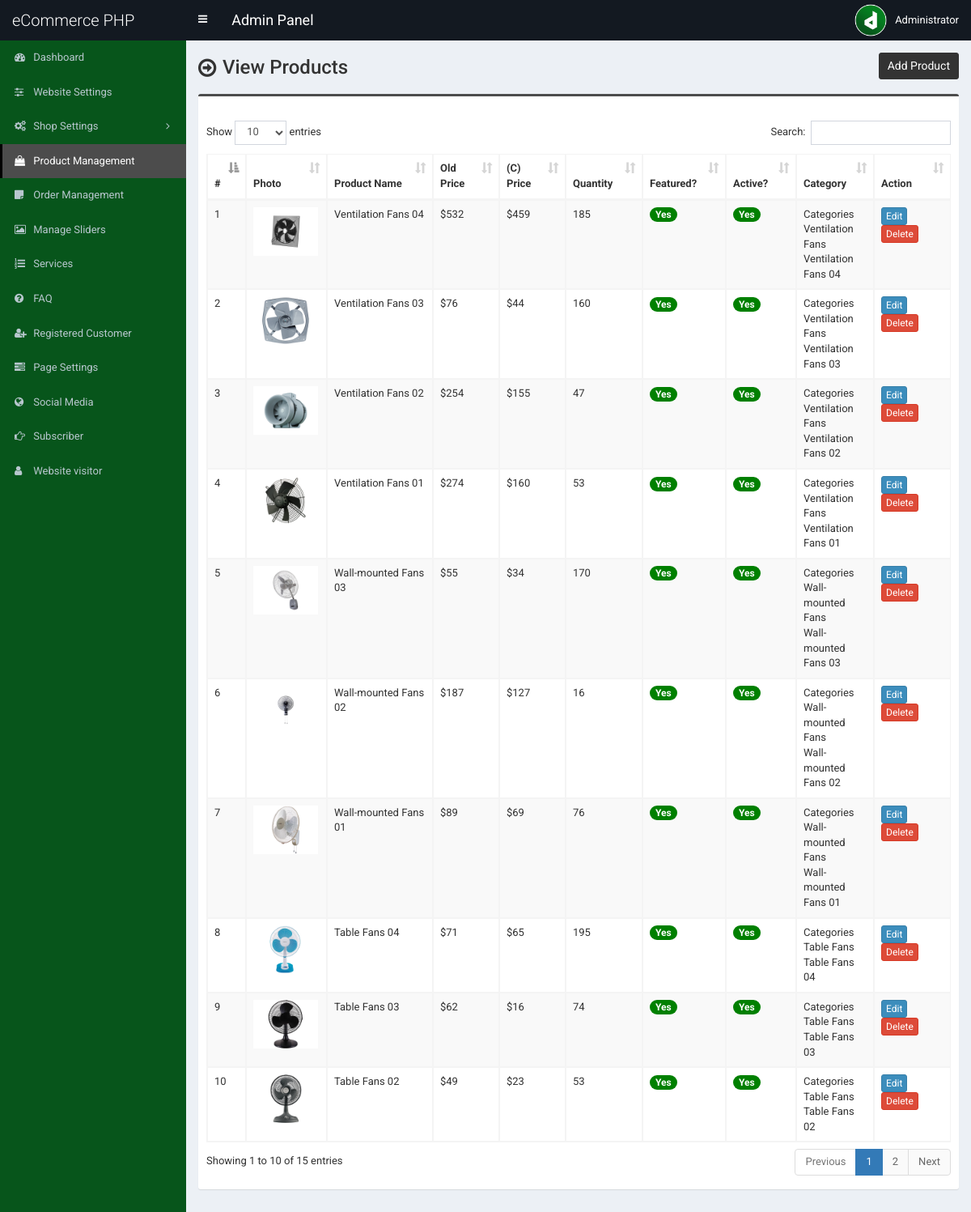
Screenshot of /admin/product.php (signed in) with the database file from the repository.
### tables this page shows
CREATE TABLE `tbl_product` (
  `p_id` int(11) NOT NULL,
  `p_name` varchar(255) NOT NULL,
  `p_old_price` varchar(10) NOT NULL,
  `p_current_price` varchar(10) NOT NULL,
  `p_qty` int(10) NOT NULL,
  `p_featured_photo` varchar(255) NOT NULL,
  `p_description` text NOT NULL,
  `p_short_description` text NOT NULL,
  `p_feature` text NOT NULL,
  `p_condition` text NOT NULL,
  `p_return_policy` text NOT NULL,
  `p_total_view` int(11) NOT NULL,
  `p_is_featured` int(1) NOT NULL,
  `p_is_active` int(1) NOT NULL,
  `ecat_id` int(11) NOT NULL
);

CREATE TABLE `tbl_top_category` (
  `tcat_id` int(11) NOT NULL,
  `tcat_name` varchar(255) NOT NULL,
  `show_on_menu` int(1) NOT NULL
);

CREATE TABLE `tbl_mid_category` (
  `mcat_id` int(11) NOT NULL,
  `mcat_name` varchar(255) NOT NULL,
  `tcat_id` int(11) NOT NULL
);

CREATE TABLE `tbl_end_category` (
  `ecat_id` int(11) NOT NULL,
  `ecat_name` varchar(255) NOT NULL,
  `mcat_id` int(11) NOT NULL
);

### admin/product.php (the view, shortened to what this page needs)
<?php require_once('header.php'); ?>
<section class="content-header">
	<div class="content-header-left">
		<h1>View Products</h1>
	</div>
	<div class="content-header-right">
		<a href="product-add.php" class="btn btn-primary btn-sm">Add Product</a>
	</div>
</section>
<section class="content">
	<div class="row">
		<div class="col-md-12">
			<div class="box box-info">
				<div class="box-body table-responsive">
					<table id="example1" class="table table-bordered table-hover table-striped">
					<thead class="thead-dark">
							<tr>
								<th width="10">#</th>
								<th>Photo</th>
								<th width="160">Product Name</th>
								<th width="60">Old Price</th>
								<th width="60">(C) Price</th>
								<th width="60">Quantity</th>
								<th>Featured?</th>
								<th>Active?</th>
								<th>Category</th>
								<th width="80">Action</th>
							</tr>
						</thead>
						<tbody>
							<?php
							$i=0;
							$statement = $pdo->prepare("SELECT
														t1.p_id,
														t1.p_name,
														t1.p_old_price,
														t1.p_current_price,
														t1.p_qty,
														t1.p_featured_photo,
														t1.p_is_featured,
														t1.p_is_active,
														t1.ecat_id,
														t2.ecat_id,
														t2.ecat_name,
														t3.mcat_id,
														t3.mcat_name,
														t4.tcat_id,
														t4.tcat_name
							                           	FROM tbl_product t1
							                           	JOIN tbl_end_category t2
							                           	ON t1.ecat_id = t2.ecat_id
							                           	JOIN tbl_mid_category t3
							                           	ON t2.mcat_id = t3.mcat_id
							                           	JOIN tbl_top_category t4
							                           	ON t3.tcat_id = t4.tcat_id
							                           	ORDER BY t1.p_id DESC
							                           	");
							$statement->execute();
							$result = $statement->fetchAll(PDO::FETCH_ASSOC);
							foreach ($result as $row) {
								$i++;
								?>
								<tr>
									<td><?php echo $i; ?></td>
									<td style="width:82px;"><img src="../assets/uploads/<?php echo $row['p_featured_photo']; ?>" alt="<?php echo $row['p_name']; ?>" style="width:80px;"></td>
									<td><?php echo $row['p_name']; ?></td>
									<td>$<?php echo $row['p_old_price']; ?></td>
									<td>$<?php echo $row['p_current_price']; ?></td>
									<td><?php echo $row['p_qty']; ?></td>
									<td>
										<?php if($row['p_is_featured'] == 1) {echo '<span class="badge badge-success" style="background-color:green;">Yes</span>';} else {echo '<span class="badge badge-success" style="background-color:red;">No</span>';} ?>
									</td>
									<td>
										<?php if($row['p_is_active'] == 1) {echo '<span class="badge badge-success" style="background-color:green;">Yes</span>';} else {echo '<span class="badge badge-danger" style="background-color:red;">No</span>';} ?>
									</td>
									<td><?php echo $row['tcat_name']; ?><br><?php echo $row['mcat_name']; ?><br><?php echo $row['ecat_name']; ?></td>
									<td>
										<a href="product-edit.php?id=<?php echo $row['p_id']; ?>" class="btn btn-primary btn-xs">Edit</a>
										<a href="#" class="btn btn-danger btn-xs" data-href="product-delete.php?id=<?php echo $row['p_id']; ?>" data-toggle="modal" data-target="#confirm-delete">Delete</a>
									</td>
								</tr>
								<?php
							}
							?>
						</tbody>
					</table>
				</div>
			</div>
		</div>
	</div>
</section>
<?php require_once('footer.php'); ?>

### admin/style.css (style rules this page uses)
body { font-size: 13px; font-family: "Roboto", sans-serif; }
.content-header > h1, .content-header .content-header-left h1 { font-family: "Roboto", sans-serif; }
.box-info { padding-top: 20px; }
.content-header { overflow: hidden; }
.content-header .content-header-left { float: left; padding-top: 5px; }
.content-header .content-header-right { float: right; }
.content-header .content-header-left h1 { margin-top: 0; margin-bottom: 0; padding-left: 30px; padding-bottom: 5px; font-size: 24px; position: relative; }
.content-header .content-header-left h1:before { position: absolute; top: 0; left: 0; font-family: "FontAwesome", sans-serif; font-size: 26px; content: "\f18e"; }
.content-header .content-header-right a { position: relative; font-size: 14px; }
.box.box-info { border-top-color: #4c4c4c; }
.content-header .content-header-right a { background-color: #333333; border-color: #333333; }

### rows the page displays
tbl_product: p_featured_photo (picture), p_name "Ventilation Fans 04", p_old_price "532", p_current_price "459", p_qty "185", p_is_featured "Yes", p_is_active "Yes", tbl_top_category.tcat_name "Categories", tbl_mid_category.mcat_name "Ventilation Fans", ecat.ecat_name "Ventilation Fans 04"
tbl_product: p_featured_photo (picture), p_name "Ventilation Fans 03", p_old_price "76", p_current_price "44", p_qty "160", p_is_featured "Yes", p_is_active "Yes", tbl_top_category.tcat_name "Categories", tbl_mid_category.mcat_name "Ventilation Fans", ecat.ecat_name "Ventilation Fans 03"
tbl_product: p_featured_photo (picture), p_name "Ventilation Fans 02", p_old_price "254", p_current_price "155", p_qty "47", p_is_featured "Yes", p_is_active "Yes", tbl_top_category.tcat_name "Categories", tbl_mid_category.mcat_name "Ventilation Fans", ecat.ecat_name "Ventilation Fans 02"
tbl_product: p_featured_photo (picture), p_name "Ventilation Fans 01", p_old_price "274", p_current_price "160", p_qty "53", p_is_featured "Yes", p_is_active "Yes", tbl_top_category.tcat_name "Categories", tbl_mid_category.mcat_name "Ventilation Fans", ecat.ecat_name "Ventilation Fans 01"
tbl_product: p_featured_photo (picture), p_name "Wall-mounted Fans 03", p_old_price "55", p_current_price "34", p_qty "170", p_is_featured "Yes", p_is_active "Yes", tbl_top_category.tcat_name "Categories", tbl_mid_category.mcat_name "Wall-mounted Fans", ecat.ecat_name "Wall-mounted Fans 03"
tbl_product: p_featured_photo (picture), p_name "Wall-mounted Fans 02", p_old_price "187", p_current_price "127", p_qty "16", p_is_featured "Yes", p_is_active "Yes", tbl_top_category.tcat_name "Categories", tbl_mid_category.mcat_name "Wall-mounted Fans", ecat.ecat_name "Wall-mounted Fans 02"
tbl_product: p_featured_photo (picture), p_name "Wall-mounted Fans 01", p_old_price "89", p_current_price "69", p_qty "76", p_is_featured "Yes", p_is_active "Yes", tbl_top_category.tcat_name "Categories", tbl_mid_category.mcat_name "Wall-mounted Fans", ecat.ecat_name "Wall-mounted Fans 01"
tbl_product: p_featured_photo (picture), p_name "Table Fans 04", p_old_price "71", p_current_price "65", p_qty "195", p_is_featured "Yes", p_is_active "Yes", tbl_top_category.tcat_name "Categories", tbl_mid_category.mcat_name "Table Fans", ecat.ecat_name "Table Fans 04"
tbl_product: p_featured_photo (picture), p_name "Table Fans 03", p_old_price "62", p_current_price "16", p_qty "74", p_is_featured "Yes", p_is_active "Yes", tbl_top_category.tcat_name "Categories", tbl_mid_category.mcat_name "Table Fans", ecat.ecat_name "Table Fans 03"
tbl_product: p_featured_photo (picture), p_name "Table Fans 02", p_old_price "49", p_current_price "23", p_qty "53", p_is_featured "Yes", p_is_active "Yes", tbl_top_category.tcat_name "Categories", tbl_mid_category.mcat_name "Table Fans", ecat.ecat_name "Table Fans 02"

### other values shown
$_SESSION['user']['full_name'] "Administrator"
